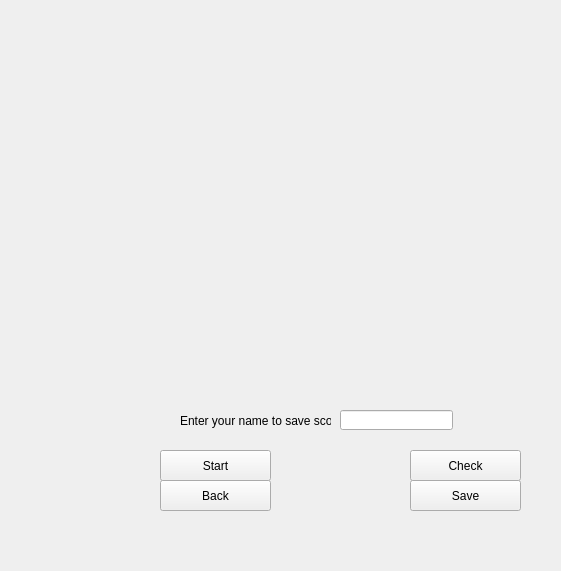
<?xml version="1.0" encoding="UTF-8"?>
<ui version="4.0">
 <class>Widgetm</class>
 <widget class="QWidget" name="Widgetm">
  <property name="geometry">
   <rect>
    <x>0</x>
    <y>0</y>
    <width>561</width>
    <height>571</height>
   </rect>
  </property>
  <property name="windowTitle">
   <string>Game 2</string>
  </property>
  <property name="autoFillBackground">
   <bool>true</bool>
  </property>
  <widget class="QPushButton" name="startButton">
   <property name="geometry">
    <rect>
     <x>160</x>
     <y>450</y>
     <width>111</width>
     <height>31</height>
    </rect>
   </property>
   <property name="text">
    <string>Start</string>
   </property>
  </widget>
  <widget class="QPushButton" name="stopButton">
   <property name="geometry">
    <rect>
     <x>410</x>
     <y>450</y>
     <width>111</width>
     <height>31</height>
    </rect>
   </property>
   <property name="text">
    <string>Check</string>
   </property>
  </widget>
  <widget class="QPushButton" name="back">
   <property name="geometry">
    <rect>
     <x>160</x>
     <y>480</y>
     <width>111</width>
     <height>31</height>
    </rect>
   </property>
   <property name="text">
    <string>Back</string>
   </property>
  </widget>
  <widget class="QLabel" name="label">
   <property name="geometry">
    <rect>
     <x>180</x>
     <y>410</y>
     <width>151</width>
     <height>21</height>
    </rect>
   </property>
   <property name="text">
    <string>Enter your name to save score:</string>
   </property>
  </widget>
  <widget class="QLineEdit" name="name">
   <property name="geometry">
    <rect>
     <x>340</x>
     <y>410</y>
     <width>113</width>
     <height>20</height>
    </rect>
   </property>
  </widget>
  <widget class="QPushButton" name="pushButton">
   <property name="geometry">
    <rect>
     <x>410</x>
     <y>480</y>
     <width>111</width>
     <height>31</height>
    </rect>
   </property>
   <property name="text">
    <string>Save</string>
   </property>
  </widget>
 </widget>
 <resources/>
 <connections/>
</ui>
